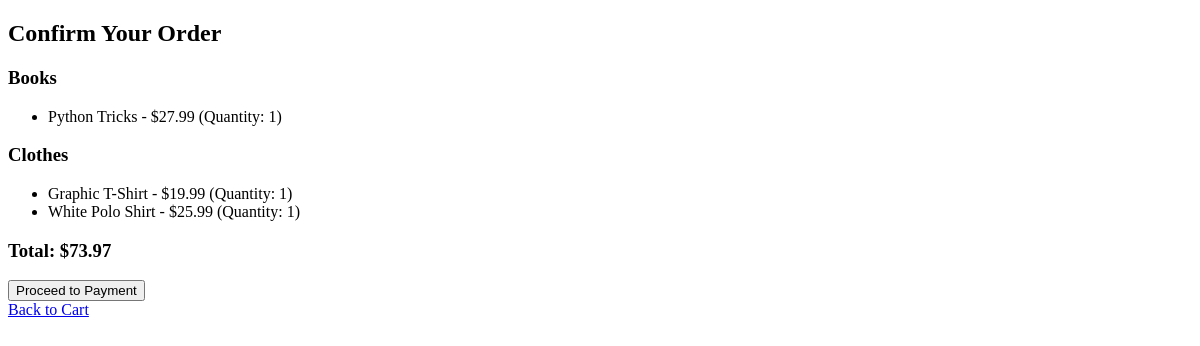
/order/confirm-order/ (signed in), run on an earlier commit of the app's database.
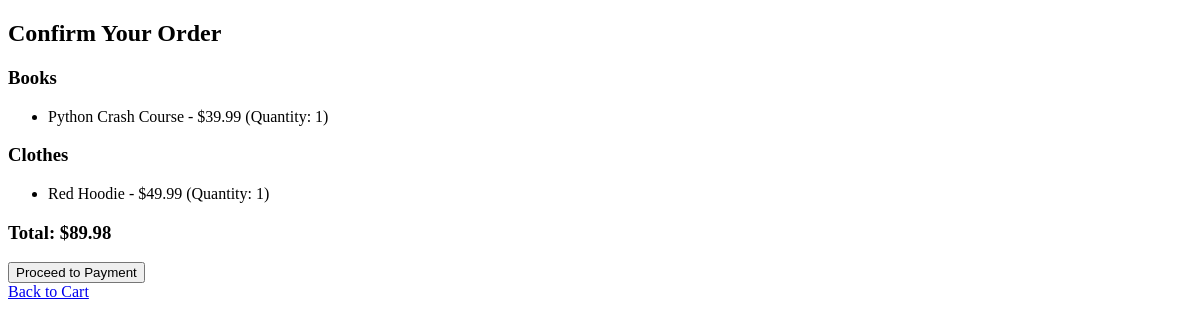
And on a later commit of the database.
### cart/models.py (models this page shows, shortened)
class CartBook(models.Model):
    cart = models.ForeignKey("Cart", on_delete=models.CASCADE)
    book = models.ForeignKey(Book, on_delete=models.CASCADE)
    quantity = models.PositiveIntegerField(default=0)  # Quantity for books

class CartClothes(models.Model):
    cart = models.ForeignKey("Cart", on_delete=models.CASCADE)
    clothes = models.ForeignKey(Clothes, on_delete=models.CASCADE)
    quantity = models.PositiveIntegerField(default=0)  # Quantity for clothes

### product/models.py (models this page shows, shortened)
class Product(models.Model):
    price = models.DecimalField(max_digits=10, decimal_places=2)
    description = models.TextField(blank=True, null=True)
    created_at = models.DateTimeField(auto_now_add=True)
    updated_at = models.DateTimeField(auto_now=True)
    class Meta:
        abstract = True  # Prevent Django from creating a separate Product table

class Book(Product):
    title = models.CharField(max_length=255)
    author = models.CharField(max_length=255)
    publisher = models.CharField(max_length=255, blank=True, null=True)
    publication_date = models.DateField(blank=True, null=True)
    isbn = models.CharField(max_length=13, unique=True)
    genre = models.CharField(max_length=100, blank=True, null=True)
    pages = models.PositiveIntegerField(blank=True, null=True)
    language = models.CharField(max_length=50, default="English")
    image = models.ImageField(upload_to="books/", blank=True, null=True)

class Clothes(Product):
    name = models.CharField(max_length=255)
    brand = models.CharField(max_length=255, blank=True, null=True)
    size = models.CharField(max_length=50)
    color = models.CharField(max_length=50)
    material = models.CharField(max_length=100, blank=True, null=True)
    gender = models.CharField(max_length=20, choices=[("Men", "Men"), ("Women", "Women"), ("Unisex", "Unisex")])
    image = models.ImageField(upload_to="clothes/", blank=True, null=True)

### order/views.py (the view)
# urls.py: path("confirm-order/", confirm_order, name="confirm_order"),
def confirm_order(request):
    if not request.user.is_authenticated:
        return redirect('login')
    customer = get_object_or_404(Customer, user=request.user)
    cart = Cart.objects.filter(customer=customer).first()
    if not cart:
        messages.error(request, "Your cart is empty.")
        return redirect('cart_detail')
    cart_books = cart.cartbook_set.all()
    cart_clothes = cart.cartclothes_set.all()
    total_price = sum(item.book.price * item.quantity for item in cart_books) + \
                  sum(item.clothes.price * item.quantity for item in cart_clothes)
    return render(request, "confirm_order.html", {
        "cart_books": cart_books,
        "cart_clothes": cart_clothes,
        "total_price": total_price
    })

### order/templates/confirm_order.html (shortened to what this page needs)
<!DOCTYPE html>
<html lang="en">
<head>
</head>
<body>
    <h2>Confirm Your Order</h2>
    <h3>Books</h3>
    <ul>
        {% for item in cart_books %}
        <li>{{ item.book.title }} - ${{ item.book.price }} (Quantity: {{ item.quantity }})</li>
        {% empty %}
        <li>No books in cart.</li>
        {% endfor %}
    </ul>
    <h3>Clothes</h3>
    <ul>
        {% for item in cart_clothes %}
        <li>{{ item.clothes.name }} - ${{ item.clothes.price }} (Quantity: {{ item.quantity }})</li>
        {% empty %}
        <li>No clothes in cart.</li>
        {% endfor %}
    </ul>
    <h3>Total: ${{ total_price }}</h3>
    <form action="{% url 'payment_redirect' %}" method="POST">
        <button type="submit">Proceed to Payment</button>
    </form>
    <a href="{% url 'cart_detail' %}">Back to Cart</a>
</body>
</html>

What changed in the data, as far as the page shows it:
removed CartBook: book "Python Tricks", book.price "27.99", quantity "1"
removed CartClothes: clothes.name "Graphic T-Shirt", clothes.price "19.99", quantity "1"
removed CartClothes: clothes.name "White Polo Shirt", clothes.price "25.99", quantity "1"
added CartBook: book "Python Crash Course", book.price "39.99", quantity "1"
added CartClothes: clothes.name "Red Hoodie", clothes.price "49.99", quantity "1"
Also different on the page:
{{ total_price }}: "73.97" → "89.98"
